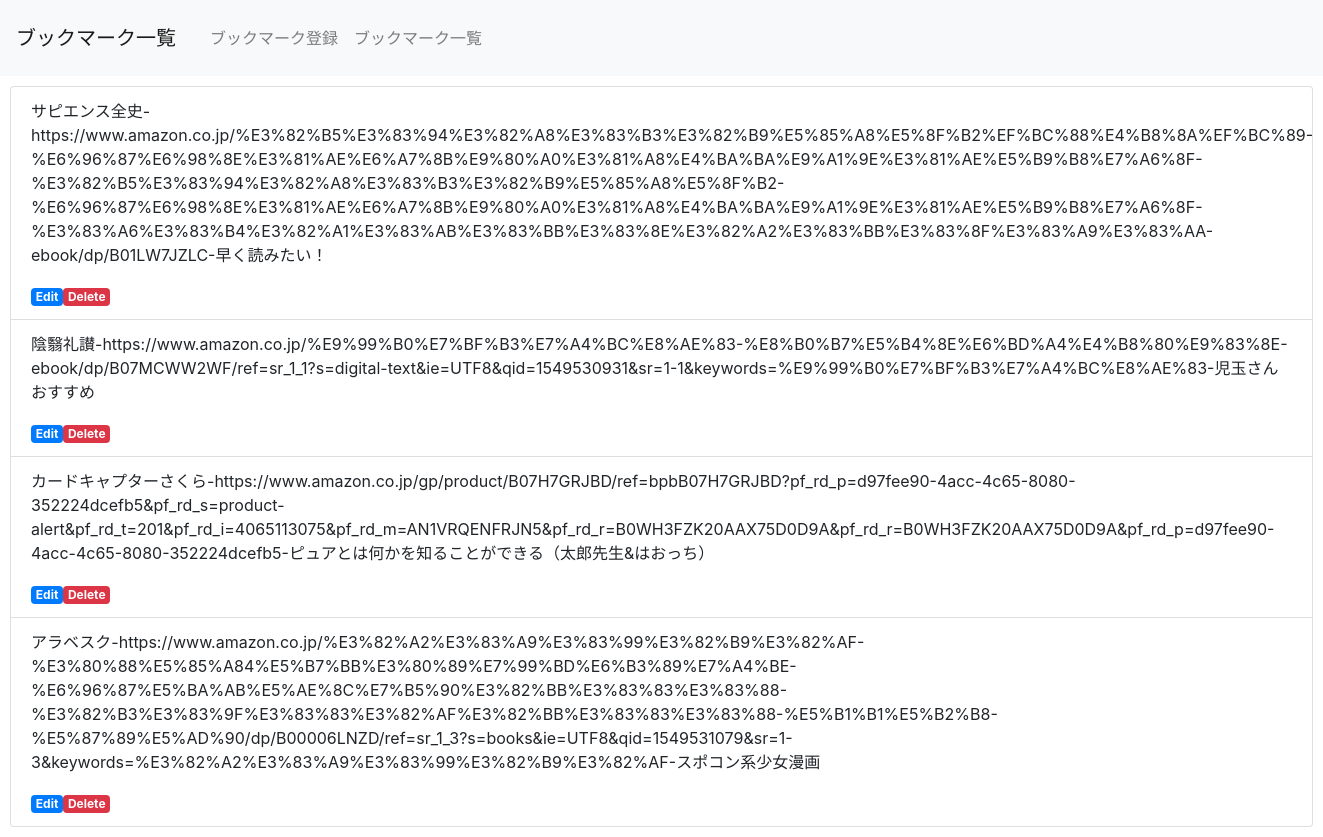
The app's page /kadai01/select.php with its own data.
### tables this page shows
CREATE TABLE IF NOT EXISTS `gs_bm_table` (
`id` int(12) NOT NULL,
  `name` varchar(64) NOT NULL,
  `url` text NOT NULL,
  `comment` text NOT NULL,
  `indate` datetime NOT NULL
);

### kadai01/select.php (the view, shortened to what this page needs)
<?php
$pdo = db_conn();
$sql = 'SELECT * FROM gs_bm_table';
$stmt = $pdo->prepare($sql);
$status = $stmt->execute();
$view='';
if ($status==false) {
    $error = $stmt->errorInfo();
    exit('sqlError:'.$error[2]);
} else {
    while ($result = $stmt->fetch(PDO::FETCH_ASSOC)) {
        $view .= '<li class="list-group-item">';
        $view .= '<p>'.$result['name'].'-'.$result['url'].'-'.$result['comment'].'</p>';
        $view .= '<a href="detail.php?id='.$result['id'].'" class="badge badge-primary">Edit</a>';
        $view .= '<a href="delete.php?id='.$result['id'].'" class="badge badge-danger">Delete</a>';
        $view .= '</li>';
    }
}
?>
<!DOCTYPE html>
<html lang="ja">
<head>
    <link rel="stylesheet" href="https://stackpath.bootstrapcdn.com/bootstrap/4.2.1/css/bootstrap.min.css">
</head>
<body>
    <header>
        <nav class="navbar navbar-expand-lg navbar-light bg-light">
            <a class="navbar-brand" href="#">ブックマーク一覧</a>
            <div class="collapse navbar-collapse" id="navbarNav">
                <ul class="navbar-nav">
                    <li class="nav-item">
                        <a class="nav-link" href="index.php">ブックマーク登録</a>
                    </li>
                    <li class="nav-item">
                        <a class="nav-link" href="select.php">ブックマーク一覧</a>
                    </li>
                </ul>
            </div>
        </nav>
    </header>
    <div>
        <ul class="list-group">
            <?=$view?>
        </ul>
    </div>
</body>
</html>

### kadai01/select.php (style rules this page uses)
div { padding: 10px; font-size: 16px; }

### records on screen
gs_bm_table: name "サピエンス全史", url "https://www.amazon.co.jp/%E3%82%B5%E3%83%94%E3%82%A8%E3%83%B3%E3%82%B9%E5%85%A8%E5%8F%B2%EF%BC%88%E4%B8%8A%EF%BC%89-%E6%96%87%E6%98%8E%E3%81%AE%E6%A7%8B%E9%80%A0%E3%81%A8%E4%BA%BA%E9%A1%9E%E3%81%AE%E5%B9%B8%E7%A6%8F-%E3%82%B5%E3%83%94%E3%82%A8%E3%83%B3%E3%82%B9%E5%85%A8%E5%8F%B2-%E6%96%87%E6%98%8E%E3%81%AE%E6%A7%8B%E9%80%A0%E3%81%A8%E4%BA%BA%E9%A1%9E%E3%81%AE%E5%B9%B8%E7%A6%8F-%E3%83%A6%E3%83%B4%E3%82%A1%E3%83%AB%E3%83%BB%E3%83%8E%E3%82%A2%E3%83%BB%E3%83%8F%E3%83%A9%E3%83%AA-ebook/dp/B01LW7JZLC", comment "早く読みたい！"
gs_bm_table: name "陰翳礼讃", url "https://www.amazon.co.jp/%E9%99%B0%E7%BF%B3%E7%A4%BC%E8%AE%83-%E8%B0%B7%E5%B4%8E%E6%BD%A4%E4%B8%80%E9%83%8E-ebook/dp/B07MCWW2WF/ref=sr_1_1?s=digital-text&ie=UTF8&qid=1549530931&sr=1-1&keywords=%E9%99%B0%E7%BF%B3%E7%A4%BC%E8%AE%83", comment "児玉さんおすすめ"
gs_bm_table: name "カードキャプターさくら", url "https://www.amazon.co.jp/gp/product/B07H7GRJBD/ref=bpbB07H7GRJBD?pf_rd_p=d97fee90-4acc-4c65-8080-352224dcefb5&pf_rd_s=product-alert&pf_rd_t=201&pf_rd_i=4065113075&pf_rd_m=AN1VRQENFRJN5&pf_rd_r=B0WH3FZK20AAX75D0D9A&pf_rd_r=B0WH3FZK20AAX75D0D9A&pf_rd_p=d97fee90-4acc-4c65-8080-352224dcefb5", comment "ピュアとは何かを知ることができる（太郎先生&はおっち）"
gs_bm_table: name "アラベスク", url "https://www.amazon.co.jp/%E3%82%A2%E3%83%A9%E3%83%99%E3%82%B9%E3%82%AF-%E3%80%88%E5%85%A84%E5%B7%BB%E3%80%89%E7%99%BD%E6%B3%89%E7%A4%BE-%E6%96%87%E5%BA%AB%E5%AE%8C%E7%B5%90%E3%82%BB%E3%83%83%E3%83%88-%E3%82%B3%E3%83%9F%E3%83%83%E3%82%AF%E3%82%BB%E3%83%83%E3%83%88-%E5%B1%B1%E5%B2%B8-%E5%87%89%E5%AD%90/dp/B00006LNZD/ref=sr_1_3?s=books&ie=UTF8&qid=1549531079&sr=1-3&keywords=%E3%82%A2%E3%83%A9%E3%83%99%E3%82%B9%E3%82%AF", comment "スポコン系少女漫画"
